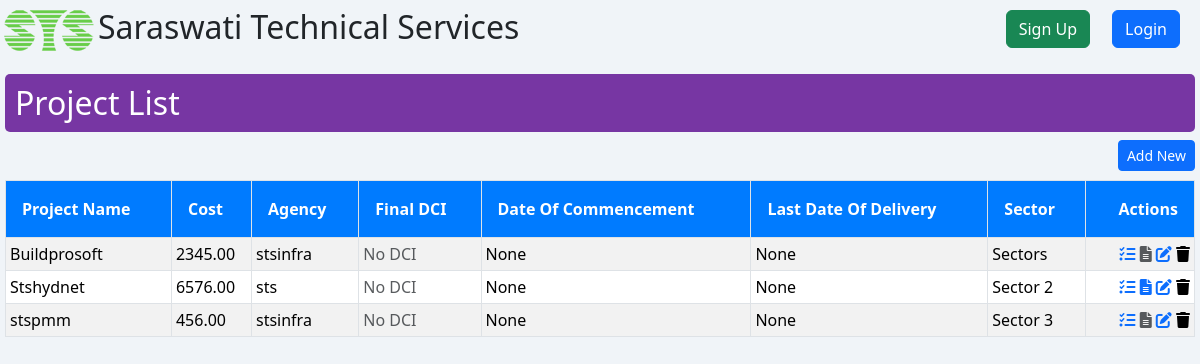
/project/projectList/, run on an earlier commit of the app's database.
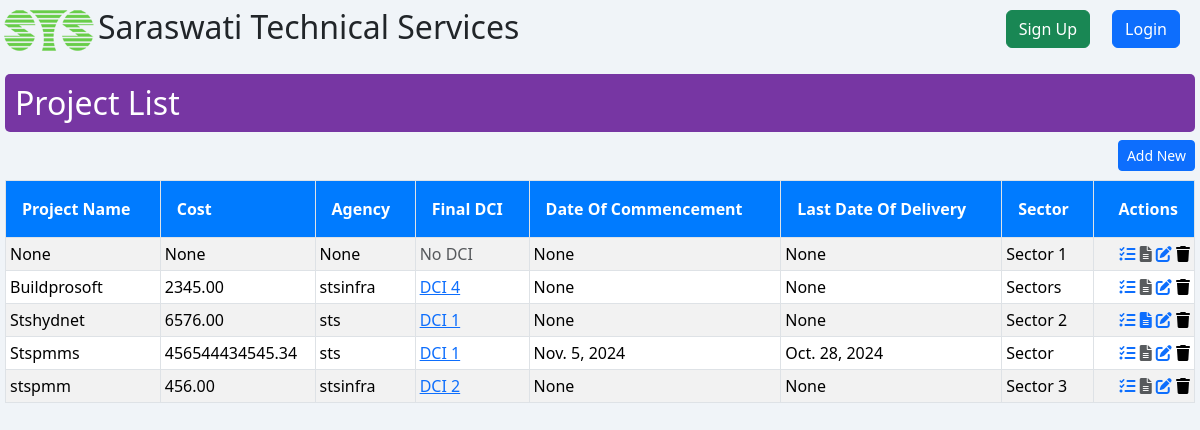
And on a later commit of the database.
### Project/models.py (models this page shows, shortened)
class Project(models.Model):
    projectProposal = models.ForeignKey(ProjectProposal, on_delete=models.CASCADE, blank=True, null=True)
    projectName = models.CharField(max_length=30, blank=True, null=True)
    cost = models.DecimalField(max_digits=15, decimal_places=2, blank=True, null=True)
    agency = models.CharField(max_length=25, blank=True, null=True)
    description = models.TextField(blank=True, null=True)
    sector = models.OneToOneField(Sector, on_delete=models.CASCADE)
    incharge = models.ForeignKey(Staff, related_name='incharge_projects', on_delete=models.CASCADE, blank=True, null=True)
    dateOfCommencement = models.DateField(blank=True, null=True)
    lastDateOfDelivery = models.DateField(blank=True, null=True)
    workOrderNo =  models.CharField(max_length=25,blank=True,null=True,verbose_name='Work Order Number')
    workOrderDate = models.DateField(blank=True,null=True,verbose_name='Work Order Date')
    file = models.FileField(blank=True,null=True,verbose_name='File')
    finalDCI = models.ForeignKey(DCI, on_delete=models.CASCADE, blank=True, null=True)

class Sector(models.Model):
    sectorName = models.CharField(max_length=20)
    def __str__(self):
        return (self.sectorName)

### DCI/models.py (models this page shows)
class DCI(models.Model):
    name = models.CharField(max_length=30, blank=True, null=True)
    cost = models.FloatField(blank=True,null=True)
    def __str__(self):
        return self.name

### Project/views.py (the view)
# urls.py: path('projectList/', views.projectList, name='projectList'),
def projectList(request):
    projects = Project.objects.all().order_by('projectName')
    context = {"projects": projects}
    return render(request, "project/projectList.html", context)

### Project/templates/project/projectList.html (shortened to what this page needs)
{% extends 'registration/base.html' %}
{% block content %}
  {% load static %}
  <h2 class="card-title-dark">Project List</h2>
  <link rel="stylesheet" href="{% static 'style.css' %}" />
  <a href="{% url 'projectCreateView' %}"><button type="button" class="btn btn-primary btn-sm" style="float:right;">Add New</button></a>
  <table class="table table-striped table-hover table-sm mt-5">
    <thead>
      <tr>
        <th class="text-start border">Project Name</th>
        <th class="text-start border">Cost</th>
        <th class="text-start border">Agency</th>
        <th class="text-start border">Final DCI</th>
        <th class="text-start border">Date Of Commencement</th>
        <th class="text-start border">Last Date Of Delivery</th>
        <th class="text-start border">Sector</th>
        <th class="text-end border">Actions</th>
      </tr>
    </thead>
    <tbody>
      {% for pj in projects %}
        <tr>
          <td class="text-start border">{{ pj.projectName }}</td>
          <td class="text-start border">{{ pj.cost }}</td>
          <td class="text-start border">{{ pj.agency }}</td>
          <td class="text-start border">
            {% if pj.finalDCI %}
              <a href="{% url 'dciDetailView' pj.finalDCI.id %}" title="View DCI Items">{{ pj.finalDCI }}</a>
            {% else %}
              <span class="text-muted">No DCI</span>
            {% endif %}
          </td>
          <td class="text-start border">{{ pj.dateOfCommencement }}</td>
          <td class="text-start border">{{ pj.lastDateOfDelivery }}</td>
          <td class="text-start border">{{ pj.sector }}</td>
          <td class="text-end border">
            <a href="{% url 'tasksList' pj.id %}" title="View Task"><i class="fas fa-tasks" aria-hidden="true"></i></a>
            {% if pj.submissions_set.exists %}
              <a href="{% url 'projectSubmissionsListView' pj.id %}" title="View Submissions"><i class="fas fa-file-alt" aria-hidden="true"></i></a>
            {% else %}
              <i class="fas fa-file-alt text-muted" title="No Submissions"></i>
            {% endif %}
            <a href="{% url 'projectUpdateView' pj.id %}" title="Edit Project"><i class="fas fa-edit"></i></a>
            <form action="{% url 'projectDeleteView' pj.id %}" method="post" style="display:inline;" id="delete-form-{{ pj.id }}">
              <button type="submit" style="border:none; background:none; padding:0;" title="Delete Project"><i class="fas fa-trash"></i></button>
            </form>
          </td>
        </tr>
      {% endfor %}
    </tbody>
  </table>
{% endblock %}

### Base/templates/registration/base.html (shortened to what this page needs)
{% load static %}
<!DOCTYPE html>
<html lang="en">
  <head>
    <link rel="stylesheet" href="{% static 'style.css' %}" />
    <link rel="stylesheet" href="https://cdn.jsdelivr.net/npm/bootstrap@5.3.2/dist/css/bootstrap.min.css">
    <link href="https://cdnjs.cloudflare.com/ajax/libs/font-awesome/6.0.0-beta3/css/all.min.css" rel="stylesheet">
    <link rel="stylesheet" href="https://cdnjs.cloudflare.com/ajax/libs/font-awesome/6.0.0-beta3/css/all.min.css" />
  </head>
  <body>
    <h2>
      <img src="/media/sts.png" class="img-fluid" alt="STS">Saraswati Technical Services
      {% if user.is_authenticated %}
      <form id="logout-form" action="{% url 'logout' %}" method="POST" class="top-right-button">
        {% csrf_token %}
        <button type="submit" class="btn btn-danger">Logout</button>
      </form>
      {% else %}
      <a href="{% url 'login' %}" class="btn btn-primary top-right-button" role="button">Login</a>
      <a href="{% url 'signup' %}" class="btn btn-success top-right-button" style="right: 110px;" role="button">Sign Up</a>
      {% endif %}
    </h2>
    <div class="full-vh-vw">
      <div class="main-container">
        <div class="content">
          {% block content %}
          {% endblock %}
        </div>
      </div>
    </div>
  </body>
</html>

### static/style.css (style rules this page uses)
.card-title-dark { background-color: #7736a3; color: white; padding: 10px; border-radius: 5px; }
html, body { height: 100%; margin: 0; overflow-x: hidden; overflow-y: hidden; background-color: #f0f4f8; }
.full-vh-vw { display: flex; flex-direction: column; height: 100vh; }
.main-container { display: flex; flex: 1; }
.content { flex: 1; padding: 5px; margin: 0px; }
.top-right-button { position: absolute; top: 10px; right: 20px; }
.table-striped tbody tr:nth-of-type(odd) { background-color: #f9f9f9; }
.table-striped tbody tr:nth-of-type(even) { background-color: #ffffff; }
.table th, .table td { vertical-align: middle; }
.table thead th { background-color: #007bff; color: white; text-align: center; }
.table th { padding: 1rem; }

What changed in the data, as far as the page shows it:
added Project: projectName "None", cost "None", agency "None", shows "No DCI", dateOfCommencement "None", lastDateOfDelivery "None", sector "Sector 1"
changed Project "Buildprosoft": finalDCI (not shown) → "DCI 4"; no longer shows "No DCI"
changed Project "Stshydnet": finalDCI (not shown) → "DCI 1"; no longer shows "No DCI"
added Project: projectName "Stspmms", cost "456544434545.34", agency "sts", finalDCI "DCI 1", dateOfCommencement "Nov. 5, 2024", lastDateOfDelivery "Oct. 28, 2024", sector "Sector"
changed Project "stspmm": finalDCI (not shown) → "DCI 2"; no longer shows "No DCI"
